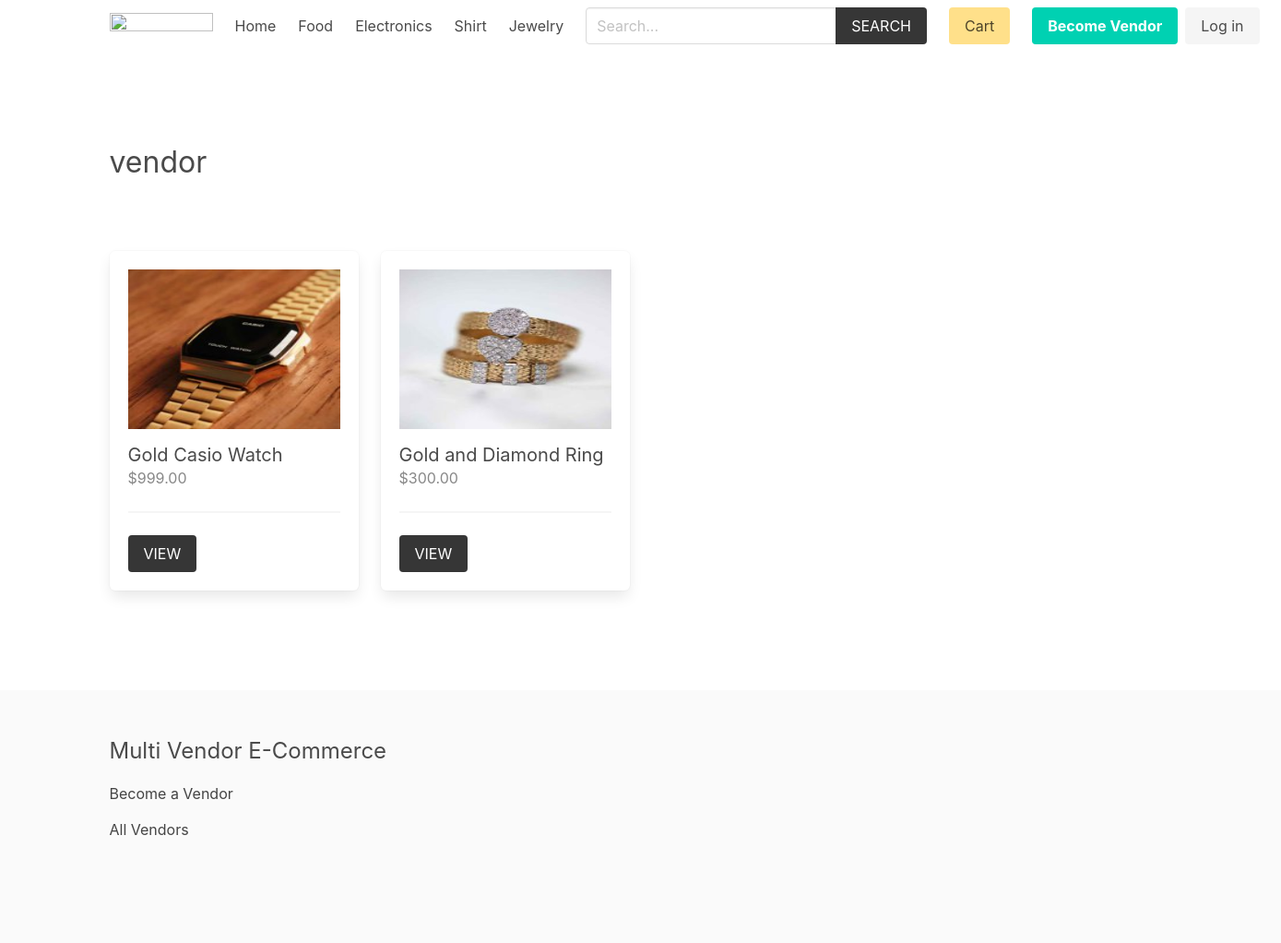
Screenshot of /vendor/1/ with the database file from the repository.
### product/models.py (models this page shows, shortened)
class Category(models.Model):
    title = models.CharField(max_length=50)
    slug = models.SlugField(max_length=55)
    ordering = models.IntegerField(default=0)
    class Meta:
        ordering = ['ordering']

class Product(models.Model):
    category = models.ForeignKey(Category, related_name='products', on_delete=models.CASCADE)
    vendor = models.ForeignKey(Vendor, related_name="products", on_delete=models.CASCADE)
    title = models.CharField(max_length=50)
    slug = models.SlugField(max_length=55)
    description = models.TextField(blank=True, null=True)
    price = models.DecimalField(max_digits=6, decimal_places=2)
    added_date = models.DateTimeField(auto_now_add=True)
    image = models.ImageField(upload_to='uploads/', blank=True, null=True)
    thumbnail = models.ImageField(upload_to='uploads/', blank=True, null=True) # Change uploads to thumbnails
    class Meta:
        ordering = ['-added_date']
    def get_thumbnail(self):
        if self.thumbnail:
            return self.thumbnail.url

### vendor/models.py (models this page shows, shortened)
class Vendor(models.Model):
    name = models.CharField(max_length=255)
    created_at = models.DateTimeField(auto_now_add=True)
    created_by = models.OneToOneField(User, related_name='vendor', on_delete=models.CASCADE)
    class Meta:
        ordering = ['name']

### vendor/views.py (the view)
# urls.py: path('vendor/', include('vendor.urls')),
def vendor(request, vendor_id):
    vendor = get_object_or_404(Vendor, pk=vendor_id)
    return render(request, 'vendor/vendor.html', {'vendor': vendor})

### cart/cart.py (called while the page is built)
    def __len__(self):
        return sum(item['quantity'] for item in self.cart.values())

### cart/context_processors.py (called while the page is built)
def cart(request):
    return {'cart': Cart(request)}

### product/context_processors.py (called while the page is built)
def menu_categories(request):
    categories = Category.objects.all()
    return {'categories': categories}

### templates/vendor/vendor.html (shortened to what this page needs)
{% extends 'core/base.html' %}
{% block content %}
    <div class="columns is-multiline mb-6">
        <div class="column is-12 has-test-centered mt-6 mb-6">
            <h2 class="is-size-3">{{vendor.name}}</h2>
        </div>
        {% for product in vendor.products.all %}
            {% include 'product/parts/list_item.html' %}
        {% endfor %}
    </div>
{% endblock content %}

### templates/core/base.html (shortened to what this page needs)
{% load static %}
<!DOCTYPE html>
<html lang="en">
<head>
    <link rel="stylesheet" href="https://cdn.jsdelivr.net/npm/bulma@0.9.2/css/bulma.min.css">
    <link rel="stylesheet" href="{% static 'css/main.css' %}">
</head>
<body>
    <div class="container">
        <nav class="navbar" role="navigation" aria-label="main navigation">
            <div class="navbar-brand">
                <a class="navbar-item" href="{% url 'core:home' %}">
                <img src="{% static 'media/logo.png' %} " width="112" height="28">
                </a>
            </div>
            <div id="navbarBasicExample" class="navbar-menu">
                <div class="navbar-start">
                <a class="navbar-item" href="{% url 'core:home' %}">
                    Home
                </a>
                {% for category in categories %}
                    <a class="navbar-item" href="{% url 'product:category' category.slug %}">
                        {{category.title}}
                    </a>
                {% endfor %}
                </div>
                <div class="navbar-start">
                    <div class="navbar-item">
                        <form method="get" action="{% url 'product:search' %}">
                            <div class="field has-addons">
                                <div class="control">
                                    <input type="search" name="query" id="" class="input" placeholder="Search...">
                                </div>
                                <div class="control">
                                    <button class="button is-dark is-uppercase">Search</button>
                                </div>
                            </div>
                        </form>
                    </div>
                </div>
                <div class="navbar-end">
                <div class="navbar-item">
                    <a href="{% url 'cart:cart' %}" class="button is-warning">Cart {% if cart %}({{cart|length}}){% endif %}</a>
                </div>
                {% if request.user.is_authenticated %}
                <div class="navbar-item has-dropdown is-hoverable">
                    <a class="navbar-link is-capitalized">
                    {{user.vendor.name}}
                    </a>
                    <div class="navbar-dropdown">
                    <a class="navbar-item" href="{% url 'vendor:vendor-admin' %}">
                        Profile
                    </a>
                    <a class="navbar-item" href="{% url 'vendor:edit-vendor' %}">
                        Update Profile
                    </a>
                    <a class="navbar-item" href="{% url 'vendor:add-product' %}">
                        Add Product
                    </a>
                    <hr class="navbar-divider">
                    <a class="navbar-item" href="{% url 'core:logout' %}">
                        Logout
                    </a>
                    </div>
                </div>
                {% else %}
                <div class="navbar-item">
                    <div class="buttons">
                        <a class="button is-primary" href="{% url 'vendor:become-vendor' %}">
                            <strong>Become Vendor</strong>
                        </a>
                        <a class="button is-light" href="{% url 'vendor:login' %}">
                            Log in
                        </a>
                    </div>
                </div>
                {% endif %}
                </div>
            </div>
            </nav>
    </div>
    <section class="section">
        <div class="container">
            {% block content %}{% endblock content %}
        </div>
    </section>
    <footer class="footer">
        <div class="container">
            <h3 class="is-size-4 mb-4">Multi Vendor E-Commerce</h3>
            {% if request.user.is_authenticated %}
                <a href="{% url 'vendor:vendor-admin' %}">Vendor Admin</a>
            {% else %}
                <a href="{% url 'vendor:become-vendor' %}">Become a Vendor</a>
            {% endif %}
            <br>
            <a href="{% url 'vendor:vendors' %}">All Vendors</a>
        </div>
    </footer>
</body>
</html>

### templates/product/parts/list_item.html
<div class="column is-3 product-list-item">
                <div class="box">
                    <figure class="image is-4by3 mb-4">
                        <img src="{{ product.get_thumbnail }}" alt="{{product.title}}">
                    </figure>
                    <h2 class="subtitle">{{product.title}}</h2>
                    <h3 class="price is-size-6 mb-5">${{product.price}}</h3>
                    <hr>
                    <a href="{% url 'product:product' product.category.slug product.slug %}" class="button is-dark is-uppercase">View</a>
                </div>
            </div>

### core/static/css/main.css (style rules this page uses)
.footer a { margin-bottom: 15px; display: inline-block; color: #444; }
.product-list-item .box .subtitle { margin-bottom: 0; }
.product-list-item .box .price { color: #888; }

### rows the page displays
Category: title "Food"
Category: title "Electronics"
Category: title "Shirt"
Category: title "Jewelry"
Vendor: name "vendor"
Product: get_thumbnail (picture), title "Gold Casio Watch", price "999.00"
Product: get_thumbnail (picture), title "Gold and Diamond Ring", price "300.00"
